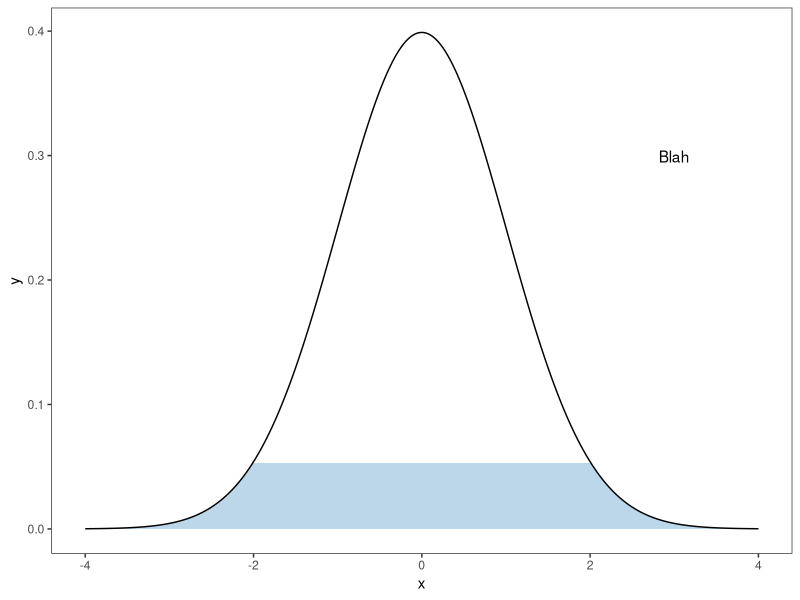

The R source for this figure:
# Playing around with a distribution probability image
library(ggplot2)
library(dplyr)
library(tidyr)

#Input mean, standard dev, problem type

#Problem type looks like: 
#X > a
#a < X < b
#|X| < a
#|X| > a
# X<b AND X>a

#generate a sequence based on the mean and sd.
#X = seq()
x=seq(-4, 4, 0.01)
y=dnorm(x)
a=-1
b=2

myData = data.frame(x=x, y=y)

g = ggplot(NULL, mapping=aes(x=x, y=y))+
  geom_area(data=dplyr::filter(myData, x > b | x < -b), fill="#7BAFD4", alpha=0.5)+ #Go Heels
  #Put the mean here for the max Y value
  scale_y_continuous(limits=c(0, dnorm(0)))+
  theme_bw()

g + 
  geom_line(color="black")+
  theme(panel.grid = element_blank())+
  annotate("text", x=0.75*max(x), y=0.75*max(y), label="Blah")
  

## Include what the commands in Excel are giving you: 
#  Need to have norm.dist(cumulative={T/F})
# -> point to the area or the function height depending on which








